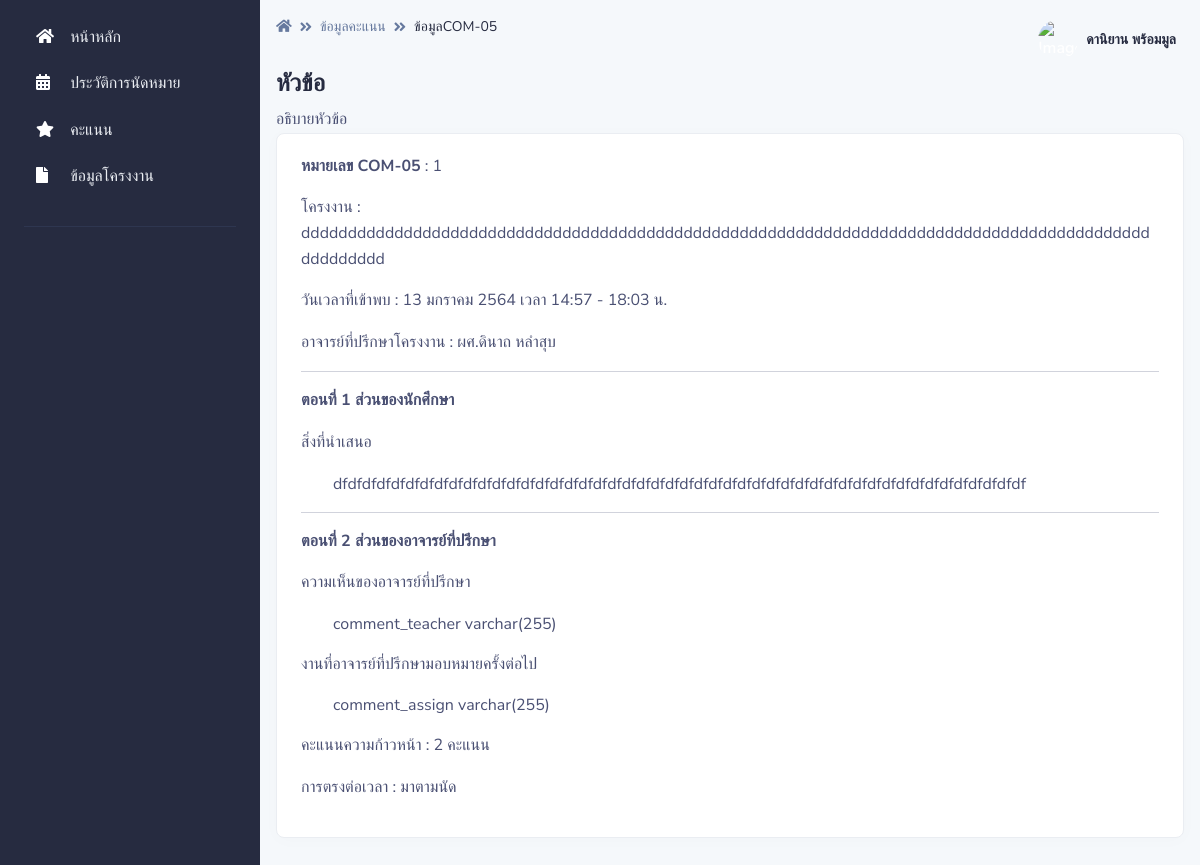
The app's page /pages/score/com05.php?ID=1 (signed in) with its own data.
### tables this page shows
CREATE TABLE `com05` (
  `com05_id` int(255) NOT NULL,
  `appoint_id` int(255) NOT NULL,
  `project_id` int(15) NOT NULL,
  `comment_teacher` varchar(255) NOT NULL,
  `comment_assign` varchar(255) NOT NULL,
  `score` int(11) NOT NULL,
  `meet_check` int(2) NOT NULL,
  `teacher_id` int(15) NOT NULL
);

CREATE TABLE `project` (
  `project_id` int(15) NOT NULL,
  `project_name` varchar(255) NOT NULL,
  `project_type` int(2) NOT NULL,
  `project_adviser1` int(15) NOT NULL,
  `project_adviser2` int(15) NOT NULL,
  `project_status` int(2) NOT NULL,
  `project_record` int(10) NOT NULL DEFAULT 1
);

CREATE TABLE `appoint` (
  `appoint_id` int(255) NOT NULL,
  `project_id` int(15) NOT NULL,
  `appoint_date_start` datetime NOT NULL,
  `appoint_date_end` datetime NOT NULL,
  `apooint_minute` int(3) NOT NULL,
  `appoint_comment` varchar(255) NOT NULL,
  `teacher_id` int(15) NOT NULL,
  `appoint_status` int(2) NOT NULL,
  `recorder` int(15) NOT NULL,
  `appoint_recorder` datetime NOT NULL DEFAULT current_timestamp()
);

CREATE TABLE `teacher` (
  `teacher_id` int(10) NOT NULL,
  `teacher_name` varchar(255) NOT NULL,
  `teacher_email` varchar(255) NOT NULL,
  `teacher_password` varchar(255) NOT NULL,
  `teacher_photo` varchar(255) NOT NULL,
  `teacher_type` int(1) NOT NULL DEFAULT 2
);

CREATE TABLE `meet_check` (
  `meet_check_id` int(2) NOT NULL,
  `meet_check_name` varchar(255) NOT NULL
);

### pages/dateth.php (called while the page is built, shortened)
<?php
    function DateThai($strDate)
	{
		$strYear = date("Y",strtotime($strDate))+543;
		$strMonth= date("n",strtotime($strDate));
		$strDay= date("j",strtotime($strDate));
		$strMonthCut = Array("","มกราคม","กุมภาพันธ์","มีนาคม","เมษายน","พฤษภาคม","มิถุนายน","กรกฎาคม","สิงหาคม","กันยายน","ตุลาคม","พฤศจิกายน","ธันวาคม");
		$strMonthThai=$strMonthCut[$strMonth];
		return "$strDay $strMonthThai $strYear";
	}
	function HourMinute($strDatetoHourMinute)
	{
		$strHour= date("H",strtotime($strDatetoHourMinute));
		$strMinute= date("i",strtotime($strDatetoHourMinute));
		return "$strHour:$strMinute";
	}
	function HourMinute1($strDatetoHourMinute1)
	{
		$strHour= date("H",strtotime($strDatetoHourMinute1));
		$strMinute= date("i",strtotime($strDatetoHourMinute1));
		return "$strHour:$strMinute";
    }
?>

### pages/score/com05.php (the view, shortened to what this page needs)
<?php
if (!$_SESSION["UserID"]){
	  Header("Location: ../../login.php");
}else{?>
<?php include '../../conn.php';?>
<!DOCTYPE html>
<html lang="en">
<?php include '../dateth.php';?>
<head>
    <link type="text/css" href="../../vendor/@fortawesome/fontawesome-free/css/all.min.css" rel="stylesheet">
    <link type="text/css" href="../../vendor/notyf/notyf.min.css" rel="stylesheet">
    <link type="text/css" href="../../css/volt.css" rel="stylesheet">
</head>
<body>
    <?php include '../menu_stu.php';?>
    <main class="content">
        <nav class="navbar navbar-top navbar-expand navbar-dashboard navbar-dark pl-0 pr-2 pb-0">
            <div class="container-fluid px-0">
                <div class="d-flex justify-content-between w-100" id="navbarSupportedContent">
                    <div class="d-flex">
                        <nav aria-label="breadcrumb">
                            <ol class="breadcrumb breadcrumb-dark breadcrumb-transparent">
                                <li class="breadcrumb-item"><a href="../student_index"><span class="fas fa-home"></span></a></li>
                                <li class="breadcrumb-item"><a href="../score">ข้อมูลคะแนน</a></li>
                                <li class="breadcrumb-item active" aria-current="page">ข้อมูลCOM-05</li>
                            </ol>
                        </nav>
                    </div>
                    <?php include '../navbar.php';?>
                </div>
            </div>
        </nav>
        <div class="py-0">
            <div class="d-flex justify-content-between w-100 flex-wrap">
                <div class="mb-3 mb-lg-0">
                    <h1 class="h4">หัวข้อ</h1>
                    <p class="mb-0">อธิบายหัวข้อ
                    </p>
                </div>
            </div>
        </div>
        <div class="card border-light shadow-sm mb-4">
            <div class="card-body">
            <?php
$appoint_idd = $_REQUEST["ID"];
$sql = "SELECT
com05.com05_id,
com05.appoint_id,
appoint.project_id,
project.project_name,
appoint.appoint_date_start,
appoint.appoint_date_end,
appoint.appoint_comment,
appoint.teacher_id,
teacher.teacher_name,
appoint_status.appoint_status_name,
appoint.recorder,
student.student_name,
com05.comment_teacher,
com05.comment_assign,
com05.score,
com05.meet_check,
meet_check.meet_check_name
FROM
com05
INNER JOIN appoint ON com05.appoint_id = appoint.appoint_id
INNER JOIN project ON com05.project_id = project.project_id
INNER JOIN teacher ON com05.teacher_id = teacher.teacher_id
INNER JOIN appoint_status ON appoint.appoint_status = appoint_status.appoint_status_id
INNER JOIN student ON  appoint.recorder = student.student_id,
meet_check
WHERE
com05.com05_id = '$appoint_idd'";
$result = mysqli_query($con, $sql) or die ("Error in query: $sql " . mysqli_error());
$row = mysqli_fetch_array($result);
extract($row);
?>
<?php
$strDate = $appoint_date_start;
$strDatetoHourMinute = $appoint_date_start;
$strDatetoHourMinute1 = $appoint_date_end;
?>
            <p><b>หมายเลข COM-05</b> : <?php echo $com05_id; ?></p>
           <p>โครงงาน : <?php echo $project_name; ?></p>
            <p>วันเวลาที่เข้าพบ : <?php  echo DateThai($strDate)?>  เวลา <?php  echo HourMinute($strDatetoHourMinute)?> - <?php  echo HourMinute1($strDatetoHourMinute1)?> น.</p>
            <p>อาจารย์ที่ปรึกษาโครงงาน : <?php echo $teacher_name; ?></p>
            <hr>
            <p><b>ตอนที่ 1 ส่วนของนักศึกษา</b></p>
            <p>สิ่งที่นำเสนอ</p>
            <ul><?php echo $appoint_comment; ?></ul>
            <hr>
            <p><b>ตอนที่ 2 ส่วนของอาจารย์ที่ปรึกษา</b></p>
            <p>ความเห็นของอาจารย์ที่ปรึกษา</p>
            <ul><?php echo $comment_teacher; ?></ul>
            <p>งานที่อาจารย์ที่ปรึกษามอบหมายครั้งต่อไป</p>
            <ul><?php echo $comment_assign; ?></ul>
            <p>คะแนนความก้าวหน้า : <?php echo $score; ?> คะแนน </p>
            <p>การตรงต่อเวลา : <?php echo $meet_check_name; ?> </p>
            </div>
        </div>
    </main>
</body>
</html>
<?php }?>

### records on screen
com05: com05_id "1", comment_teacher "comment_teacher varchar(255)", comment_assign "comment_assign varchar(255)", score "2"
project: project_name "dddddddddddddddddddddddddddddddddddddddddddddddddddddddddddddddddddddddddddddddddddddddddddddddddddd"
appoint: appoint_date_start "13 มกราคม 2564", appoint_date_start "14:57", appoint_date_end "18:03", appoint_comment "dfdfdfdfdfdfdfdfdfdfdfdfdfdfdfdfdfdfdfdfdfdfdfdfdfdfdfdfdfdfdfdfdfdfdfdfdfdfdfdfdfdfdfdfdfdfdfdf"
teacher: teacher_name "ผศ.ดินาถ หลำสุบ"
meet_check: meet_check_name "มาตามนัด"

### other values on screen
$_SESSION["User"] "ดานิยาน พร้อมมูล"
